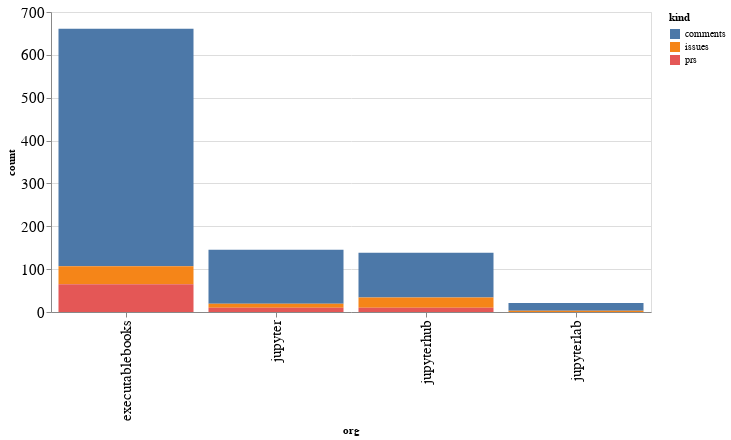

Notebook cell for this chart:
### Code cell
alt.Chart(org_summaries, width=600).mark_bar().encode(
    x='org',
    y='count',
    color='kind',
    tooltip="org"
)

### Figure 1 — Vega-Lite specification as saved in the notebook (floating-point values rounded to 4 significant figures)
{"config": {"axisLeft": {"labelFontSize": 15}, "axisBottom": {"labelFontSize": 15}}, "data": {"name": "data-4a690ccd60ed074c3bba045b55e57d7b"}, "mark": "bar", "encoding": {"color": {"type": "nominal", "field": "kind"}, "tooltip": {"type": "nominal", "field": "org"}, "x": {"type": "nominal", "field": "org"}, "y": {"type": "quantitative", "field": "count"}}, "width": 600, "$schema": "https://vega.github.io/schema/vega-lite/v4.8.1.json", "datasets": {"data-4a690ccd60ed074c3bba045b55e57d7b": [{"org": "executablebooks", "kind": "comments", "count": 554}, {"org": "executablebooks", "kind": "issues", "count": 42}, {"org": "executablebooks", "kind": "prs", "count": 65}, {"org": "jupyter", "kind": "comments", "count": 126}, {"org": "jupyter", "kind": "issues", "count": 9}, {"org": "jupyter", "kind": "prs", "count": 10}, {"org": "jupyterhub", "kind": "comments", "count": 104}, {"org": "jupyterhub", "kind": "issues", "count": 24}, {"org": "jupyterhub", "kind": "prs", "count": 10}, {"org": "jupyterlab", "kind": "comments", "count": 18}, {"org": "jupyterlab", "kind": "issues", "count": 3}]}}
